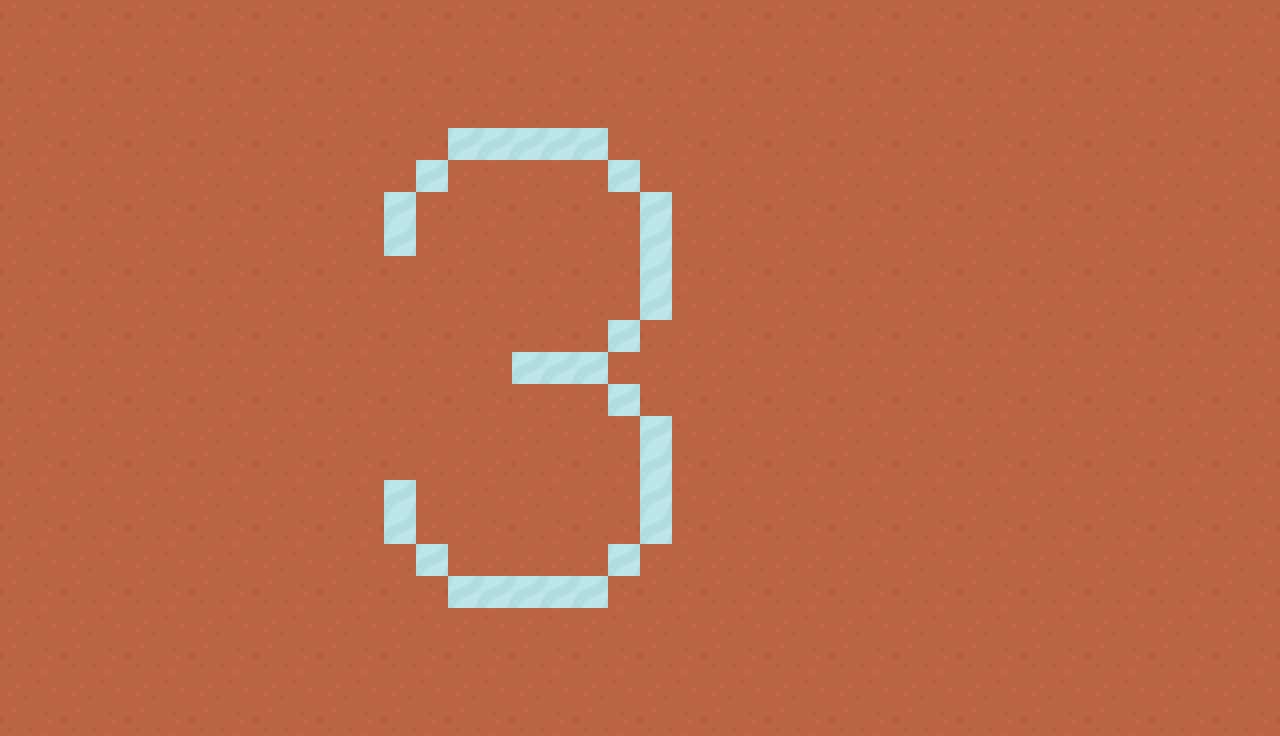

Tiled map render using the project's own tile images. Description and the whole map definition, tile-layer contents included, below:
An orthogonal 40x23 tile map with 32x32 px tiles, 1 tile layer (Tile Layer 1) and 2 objects (SPAWN).

<map version="1.2" tiledversion="1.2.3" orientation="orthogonal" renderorder="right-down" width="40" height="23" tilewidth="32" tileheight="32" infinite="0" nextlayerid="3" nextobjectid="3">
 <tileset firstgid="1" source="../tester-tileset.tsx" />
 <layer id="1" name="Tile Layer 1" width="40" height="23">
  <data encoding="csv">
3,4,3,4,3,4,3,4,3,4,3,4,3,4,3,4,3,4,3,4,3,4,3,4,3,4,3,4,3,4,3,4,3,4,3,4,3,4,3,4,
39,40,39,40,39,40,39,40,39,40,39,40,39,40,39,40,39,40,39,40,39,40,39,40,39,40,39,40,39,40,39,40,39,40,39,40,39,40,39,40,
3,4,3,4,3,4,3,4,3,4,3,4,3,4,3,4,3,4,3,4,3,4,3,4,3,4,3,4,3,4,3,4,3,4,3,4,3,4,3,4,
39,40,39,40,39,40,39,40,39,40,39,40,39,40,39,40,39,40,39,40,39,40,39,40,39,40,39,40,39,40,39,40,39,40,39,40,39,40,39,40,
3,4,3,4,3,4,3,4,3,4,3,4,3,4,76,76,76,76,76,39,39,4,3,4,3,4,3,4,3,4,3,4,3,4,3,4,3,4,3,4,
39,40,39,40,39,40,39,40,39,40,39,40,39,76,39,40,39,40,39,76,39,39,39,40,39,40,39,40,39,40,39,40,39,40,39,40,39,40,39,40,
3,4,3,4,3,4,3,4,3,4,3,4,76,39,3,4,3,4,3,4,76,39,39,4,3,4,3,4,3,4,3,4,3,4,3,4,3,4,3,4,
39,40,39,40,39,40,39,40,39,40,39,40,76,39,39,40,39,40,39,40,76,40,39,40,39,40,39,40,39,40,39,40,39,40,39,40,39,40,39,40,
3,4,3,4,3,4,3,4,3,4,3,4,3,39,3,4,3,4,3,4,76,4,39,4,3,4,3,4,3,4,3,4,3,4,3,4,3,4,3,4,
39,40,39,40,39,40,39,40,39,40,39,40,39,40,39,40,39,40,39,40,76,40,39,40,39,40,39,40,39,40,39,40,39,40,39,40,39,40,39,40,
3,4,3,4,3,4,3,4,3,4,3,4,3,4,3,4,3,4,3,76,3,39,39,4,3,4,3,4,3,4,3,4,3,4,3,4,3,4,3,4,
39,40,39,40,39,40,39,40,39,40,39,40,39,40,39,40,76,76,76,39,39,39,39,40,39,40,39,40,39,40,39,40,39,40,39,40,39,40,39,40,
3,4,3,4,3,4,3,4,3,4,3,4,3,4,3,4,39,39,39,76,3,4,3,4,3,4,3,4,3,4,3,4,3,4,3,4,3,4,3,4,
39,40,39,40,39,40,39,40,39,40,39,40,39,40,39,39,39,40,39,40,76,40,39,40,39,40,39,40,39,40,39,40,39,40,39,40,39,40,39,40,
3,4,3,4,3,4,3,4,3,4,3,4,3,39,39,39,3,4,3,4,76,4,3,4,3,4,3,4,3,4,3,4,3,4,3,4,3,4,3,4,
39,40,39,40,39,40,39,40,39,40,39,40,76,39,39,40,39,40,39,40,76,40,39,40,39,40,39,40,39,40,39,40,39,40,39,40,39,40,39,40,
3,4,3,4,3,4,3,4,3,4,3,4,76,39,39,4,3,4,3,4,76,4,3,4,3,4,3,4,3,4,3,4,3,4,3,4,3,4,3,4,
39,40,39,40,39,40,39,40,39,40,39,40,39,76,39,39,39,39,39,76,39,39,39,39,39,39,39,40,39,40,39,40,39,40,39,40,39,40,39,40,
3,4,3,4,3,4,3,4,3,4,3,4,3,4,76,76,76,76,76,4,3,4,3,4,3,4,3,4,3,4,3,4,3,4,3,4,3,4,3,4,
39,40,39,40,39,40,39,40,39,40,39,40,39,40,39,40,39,40,39,40,39,40,39,40,39,40,39,40,39,40,39,40,39,40,39,40,39,40,39,40,
3,4,3,4,3,4,3,4,3,4,3,4,3,4,3,4,3,4,3,4,3,4,3,4,3,4,3,4,3,4,3,4,3,4,3,4,3,4,3,4,
39,40,39,40,39,40,39,40,39,40,39,40,39,40,39,40,39,40,39,40,39,40,39,40,39,40,39,40,39,40,39,40,39,40,39,40,39,40,39,40,
3,4,3,4,3,4,3,4,3,4,3,4,3,4,3,4,3,4,3,4,3,4,3,4,3,4,3,4,3,4,3,4,3,4,3,4,3,4,3,4
</data>
 </layer>
 <objectgroup id="2" name="NAVIGATION_LAYER">
  <object id="1" name="SPAWN" x="0" y="192">
   <point />
  </object>
  <object id="2" x="416" y="-192">
   <point />
  </object>
 </objectgroup>
</map>
